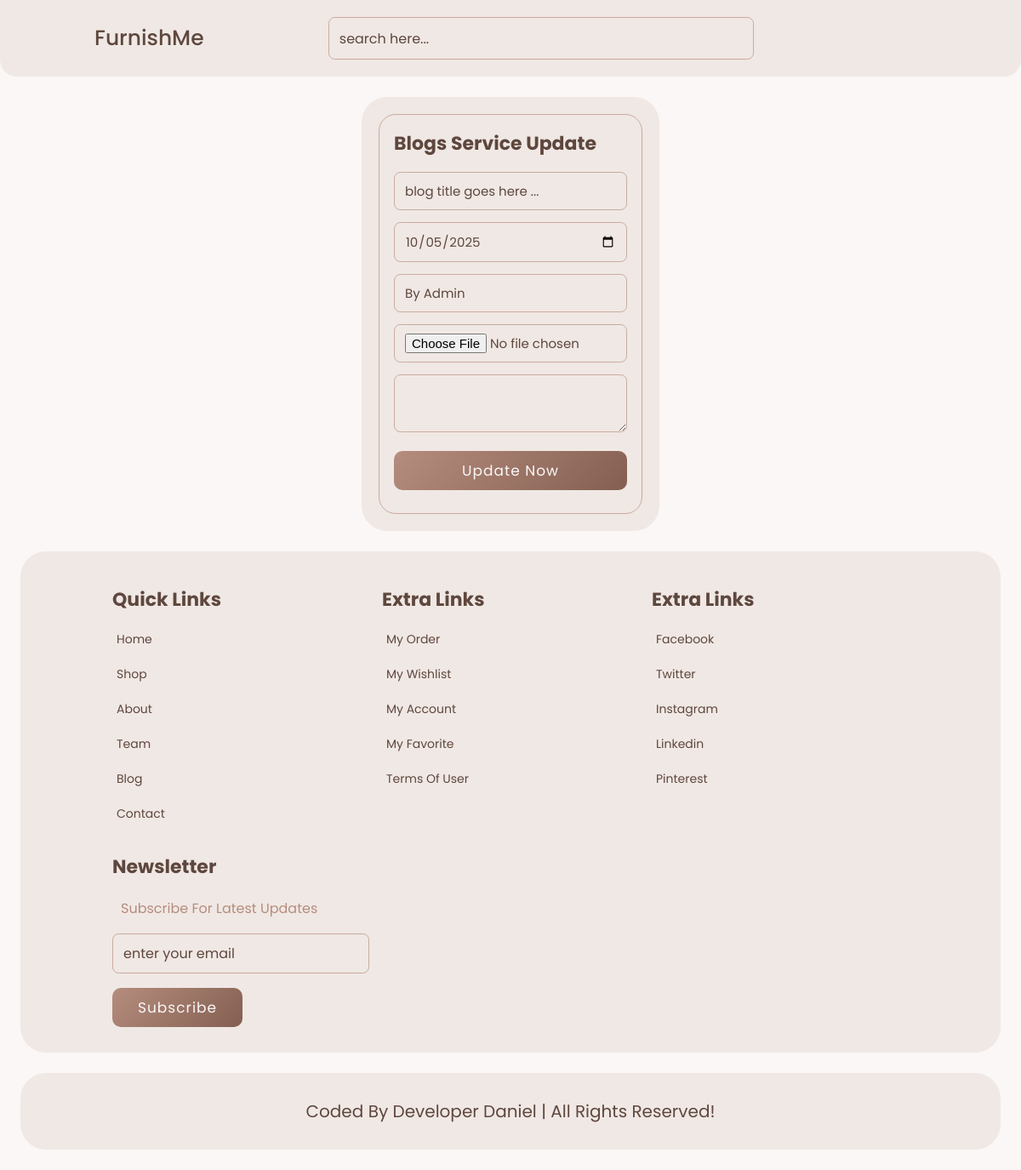
The app's page /blogs_update.php?id=5 with its own data.
### tables this page shows
CREATE TABLE `blogs` (
  `id` int(255) NOT NULL,
  `title` varchar(255) NOT NULL,
  `description` text NOT NULL,
  `date` date NOT NULL,
  `creator` varchar(255) NOT NULL,
  `image` varchar(255) DEFAULT NULL
);

### blogs_update.php (the view, shortened to what this page needs)
<!DOCTYPE html>
<html lang="en">
<head>
  <?php include('css.php'); ?>
</head>
<body>
  <?php include('header.php'); ?>
  <?php
  include('connection.php');
  $id = $_GET['id'];
  $blogs_data = "SELECT * FROM blogs WHERE id=$id";
  $blogs_rawdata = $connection->query($blogs_data);
  $blogs_old_data = mysqli_fetch_array($blogs_rawdata);
  ?>
  <div class="register-form">
    <form method="POST" enctype="multipart/form-data">
      <h3>blogs Service Update</h3>
      <input type="text" name="title" value="<?php echo $blogs_old_data['title'] ?>" class="box" id="blogs_title" required>
      <input type="date" name="date" value="<?php echo $blogs_old_data['date'] ?>" class="box" id="blogs_date" required>
      <input type="text" name="creator" value="<?php echo $blogs_old_data['creator'] ?>" class="box" id="blogs_creator" required>
      <input type="file" name="image" class="box" id="blogs_image" required>
      <textarea name="description" class="box" id="blogs_description"><?php echo $old_data['description'] ?></textarea>
      <input type="submit" onclick="window.location.href='blogs.php'" name="submit" value="Update Now" class="btn">
    </form>
  </div>
  <?php include('footer.php'); ?>
</body>
</html>

### css/style.css (style rules this page uses)
* { font-family: 'Poppins', sans-serif; margin: 0; padding: 0; box-sizing: border-box; outline: none; border: none; text-decoration: none; text-transform: capitalize; transition: .2s linear; }
body { background-color: #faf7f6; }
html { font-size: 62.5%; overflow-x: hidden; scroll-behavior: smooth; }
.btn { display: inline-block; margin-top: 1rem; padding: 1rem 3rem; font-size: 1.7rem; letter-spacing: 1px; background: linear-gradient(135deg, #b58d7e, #845f51); color: #faf7f6; cursor: pointer; border-radius: 1rem; }
.register-form { width: 35rem; background: #f0e8e4; padding: 2rem; margin: 2% auto; border-radius: 3rem; display: flex; align-items: center; justify-content: center; }
.register-form form { padding: 1.7rem; border: 0.1rem solid #caab9f; border-radius: 2rem; }
.register-form form h3 { font-size: 2.2rem; padding-bottom: 1rem; color: #5e473e; }
.register-form form .box { width: 100%; text-transform: none; font-size: 1.5rem; color: #5e473e; padding: 1rem 1.2rem; border: .1rem solid #caab9f; margin: .7rem 0; border-radius: .75rem; background: transparent; }
.register-form form .box::placeholder { color: #845f51; }
.register-form form .btn { width: 100%; margin: 1rem 0; text-align: center; }

### records on screen
blogs: title "blog title goes here ...", date "10/05/2025", creator "By Admin"
